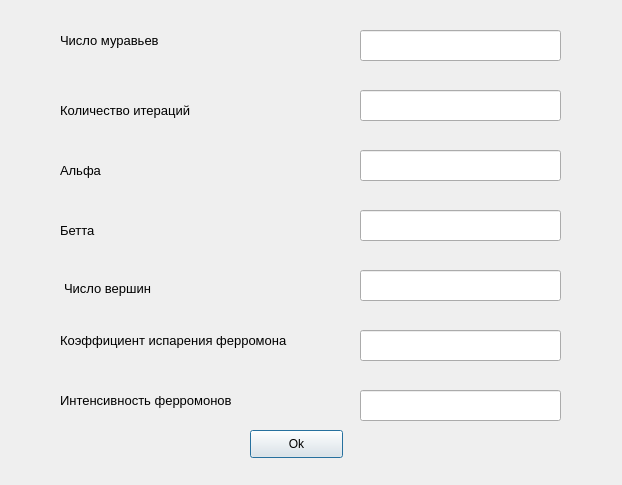
<?xml version="1.0" encoding="UTF-8"?>
<ui version="4.0">
 <class>ANTAlg</class>
 <widget class="QDialog" name="ANTAlg">
  <property name="geometry">
   <rect>
    <x>0</x>
    <y>0</y>
    <width>622</width>
    <height>485</height>
   </rect>
  </property>
  <property name="windowTitle">
   <string>ANT</string>
  </property>
  <widget class="QPushButton" name="pushButton">
   <property name="geometry">
    <rect>
     <x>250</x>
     <y>430</y>
     <width>93</width>
     <height>28</height>
    </rect>
   </property>
   <property name="text">
    <string>Ok</string>
   </property>
  </widget>
  <widget class="QLineEdit" name="lineEdit">
   <property name="geometry">
    <rect>
     <x>360</x>
     <y>30</y>
     <width>201</width>
     <height>31</height>
    </rect>
   </property>
  </widget>
  <widget class="QLineEdit" name="lineEdit_2">
   <property name="geometry">
    <rect>
     <x>360</x>
     <y>90</y>
     <width>201</width>
     <height>31</height>
    </rect>
   </property>
  </widget>
  <widget class="QLineEdit" name="lineEdit_3">
   <property name="geometry">
    <rect>
     <x>360</x>
     <y>150</y>
     <width>201</width>
     <height>31</height>
    </rect>
   </property>
  </widget>
  <widget class="QLineEdit" name="lineEdit_4">
   <property name="geometry">
    <rect>
     <x>360</x>
     <y>210</y>
     <width>201</width>
     <height>31</height>
    </rect>
   </property>
  </widget>
  <widget class="QLabel" name="label">
   <property name="geometry">
    <rect>
     <x>60</x>
     <y>30</y>
     <width>161</width>
     <height>21</height>
    </rect>
   </property>
   <property name="font">
    <font>
     <pointsize>10</pointsize>
    </font>
   </property>
   <property name="text">
    <string>Число муравьев</string>
   </property>
  </widget>
  <widget class="QLabel" name="label_2">
   <property name="geometry">
    <rect>
     <x>60</x>
     <y>100</y>
     <width>181</width>
     <height>21</height>
    </rect>
   </property>
   <property name="font">
    <font>
     <pointsize>10</pointsize>
    </font>
   </property>
   <property name="text">
    <string>Количество итераций</string>
   </property>
  </widget>
  <widget class="QLabel" name="label_3">
   <property name="geometry">
    <rect>
     <x>60</x>
     <y>160</y>
     <width>101</width>
     <height>21</height>
    </rect>
   </property>
   <property name="font">
    <font>
     <pointsize>10</pointsize>
    </font>
   </property>
   <property name="text">
    <string>Альфа</string>
   </property>
  </widget>
  <widget class="QLabel" name="label_4">
   <property name="geometry">
    <rect>
     <x>60</x>
     <y>220</y>
     <width>111</width>
     <height>21</height>
    </rect>
   </property>
   <property name="font">
    <font>
     <pointsize>10</pointsize>
    </font>
   </property>
   <property name="text">
    <string>Бетта</string>
   </property>
  </widget>
  <widget class="QLineEdit" name="lineEdit_5">
   <property name="geometry">
    <rect>
     <x>360</x>
     <y>270</y>
     <width>201</width>
     <height>31</height>
    </rect>
   </property>
  </widget>
  <widget class="QLabel" name="label_5">
   <property name="geometry">
    <rect>
     <x>64</x>
     <y>280</y>
     <width>121</width>
     <height>16</height>
    </rect>
   </property>
   <property name="font">
    <font>
     <pointsize>10</pointsize>
    </font>
   </property>
   <property name="text">
    <string>Число вершин</string>
   </property>
  </widget>
  <widget class="QLineEdit" name="lineEdit_6">
   <property name="geometry">
    <rect>
     <x>360</x>
     <y>330</y>
     <width>201</width>
     <height>31</height>
    </rect>
   </property>
  </widget>
  <widget class="QLabel" name="label_6">
   <property name="geometry">
    <rect>
     <x>60</x>
     <y>330</y>
     <width>301</width>
     <height>21</height>
    </rect>
   </property>
   <property name="font">
    <font>
     <pointsize>10</pointsize>
    </font>
   </property>
   <property name="text">
    <string>Коэффициент испарения ферромона</string>
   </property>
  </widget>
  <widget class="QLineEdit" name="lineEdit_7">
   <property name="geometry">
    <rect>
     <x>360</x>
     <y>390</y>
     <width>201</width>
     <height>31</height>
    </rect>
   </property>
  </widget>
  <widget class="QLabel" name="label_7">
   <property name="geometry">
    <rect>
     <x>60</x>
     <y>390</y>
     <width>271</width>
     <height>21</height>
    </rect>
   </property>
   <property name="font">
    <font>
     <pointsize>10</pointsize>
    </font>
   </property>
   <property name="text">
    <string>Интенсивность ферромонов</string>
   </property>
  </widget>
 </widget>
 <resources/>
 <connections/>
</ui>
